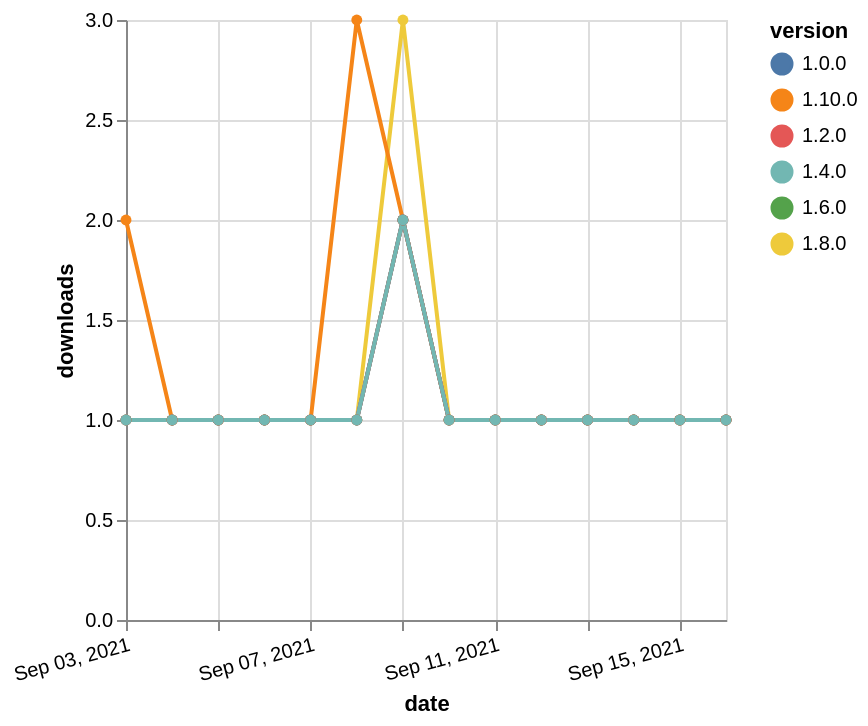

The Vega-Lite source for this figure:
### Vega-Lite specification from a JSON file in a GitHub repository (floating-point values rounded to 4 significant figures)
{"$schema": "https://vega.github.io/schema/vega-lite/v5.json", "description": "A simple bar chart with embedded data.", "data": {"values": [{"date": "2021-09-03", "total": 163, "delta": 1, "version": "1.6.0"}, {"date": "2021-09-04", "total": 164, "delta": 1, "version": "1.6.0"}, {"date": "2021-09-05", "total": 165, "delta": 1, "version": "1.6.0"}, {"date": "2021-09-06", "total": 166, "delta": 1, "version": "1.6.0"}, {"date": "2021-09-07", "total": 167, "delta": 1, "version": "1.6.0"}, {"date": "2021-09-08", "total": 168, "delta": 1, "version": "1.6.0"}, {"date": "2021-09-09", "total": 170, "delta": 2, "version": "1.6.0"}, {"date": "2021-09-10", "total": 171, "delta": 1, "version": "1.6.0"}, {"date": "2021-09-11", "total": 172, "delta": 1, "version": "1.6.0"}, {"date": "2021-09-12", "total": 173, "delta": 1, "version": "1.6.0"}, {"date": "2021-09-13", "total": 174, "delta": 1, "version": "1.6.0"}, {"date": "2021-09-14", "total": 175, "delta": 1, "version": "1.6.0"}, {"date": "2021-09-15", "total": 176, "delta": 1, "version": "1.6.0"}, {"date": "2021-09-16", "total": 177, "delta": 1, "version": "1.6.0"}, {"date": "2021-09-03", "total": 198, "delta": 1, "version": "1.8.0"}, {"date": "2021-09-04", "total": 199, "delta": 1, "version": "1.8.0"}, {"date": "2021-09-05", "total": 200, "delta": 1, "version": "1.8.0"}, {"date": "2021-09-06", "total": 201, "delta": 1, "version": "1.8.0"}, {"date": "2021-09-07", "total": 202, "delta": 1, "version": "1.8.0"}, {"date": "2021-09-08", "total": 203, "delta": 1, "version": "1.8.0"}, {"date": "2021-09-09", "total": 206, "delta": 3, "version": "1.8.0"}, {"date": "2021-09-10", "total": 207, "delta": 1, "version": "1.8.0"}, {"date": "2021-09-11", "total": 208, "delta": 1, "version": "1.8.0"}, {"date": "2021-09-12", "total": 209, "delta": 1, "version": "1.8.0"}, {"date": "2021-09-13", "total": 210, "delta": 1, "version": "1.8.0"}, {"date": "2021-09-14", "total": 211, "delta": 1, "version": "1.8.0"}, {"date": "2021-09-15", "total": 212, "delta": 1, "version": "1.8.0"}, {"date": "2021-09-16", "total": 213, "delta": 1, "version": "1.8.0"}, {"date": "2021-09-03", "total": 127, "delta": 2, "version": "1.10.0"}, {"date": "2021-09-04", "total": 128, "delta": 1, "version": "1.10.0"}, {"date": "2021-09-05", "total": 129, "delta": 1, "version": "1.10.0"}, {"date": "2021-09-06", "total": 130, "delta": 1, "version": "1.10.0"}, {"date": "2021-09-07", "total": 131, "delta": 1, "version": "1.10.0"}, {"date": "2021-09-08", "total": 134, "delta": 3, "version": "1.10.0"}, {"date": "2021-09-09", "total": 136, "delta": 2, "version": "1.10.0"}, {"date": "2021-09-10", "total": 137, "delta": 1, "version": "1.10.0"}, {"date": "2021-09-11", "total": 138, "delta": 1, "version": "1.10.0"}, {"date": "2021-09-12", "total": 139, "delta": 1, "version": "1.10.0"}, {"date": "2021-09-13", "total": 140, "delta": 1, "version": "1.10.0"}, {"date": "2021-09-14", "total": 141, "delta": 1, "version": "1.10.0"}, {"date": "2021-09-15", "total": 142, "delta": 1, "version": "1.10.0"}, {"date": "2021-09-16", "total": 143, "delta": 1, "version": "1.10.0"}, {"date": "2021-09-03", "total": 254, "delta": 1, "version": "1.0.0"}, {"date": "2021-09-04", "total": 255, "delta": 1, "version": "1.0.0"}, {"date": "2021-09-05", "total": 256, "delta": 1, "version": "1.0.0"}, {"date": "2021-09-06", "total": 257, "delta": 1, "version": "1.0.0"}, {"date": "2021-09-07", "total": 258, "delta": 1, "version": "1.0.0"}, {"date": "2021-09-08", "total": 259, "delta": 1, "version": "1.0.0"}, {"date": "2021-09-09", "total": 261, "delta": 2, "version": "1.0.0"}, {"date": "2021-09-10", "total": 262, "delta": 1, "version": "1.0.0"}, {"date": "2021-09-11", "total": 263, "delta": 1, "version": "1.0.0"}, {"date": "2021-09-12", "total": 264, "delta": 1, "version": "1.0.0"}, {"date": "2021-09-13", "total": 265, "delta": 1, "version": "1.0.0"}, {"date": "2021-09-14", "total": 266, "delta": 1, "version": "1.0.0"}, {"date": "2021-09-15", "total": 267, "delta": 1, "version": "1.0.0"}, {"date": "2021-09-16", "total": 268, "delta": 1, "version": "1.0.0"}, {"date": "2021-09-03", "total": 202, "delta": 1, "version": "1.2.0"}, {"date": "2021-09-04", "total": 203, "delta": 1, "version": "1.2.0"}, {"date": "2021-09-05", "total": 204, "delta": 1, "version": "1.2.0"}, {"date": "2021-09-06", "total": 205, "delta": 1, "version": "1.2.0"}, {"date": "2021-09-07", "total": 206, "delta": 1, "version": "1.2.0"}, {"date": "2021-09-08", "total": 207, "delta": 1, "version": "1.2.0"}, {"date": "2021-09-09", "total": 209, "delta": 2, "version": "1.2.0"}, {"date": "2021-09-10", "total": 210, "delta": 1, "version": "1.2.0"}, {"date": "2021-09-11", "total": 211, "delta": 1, "version": "1.2.0"}, {"date": "2021-09-12", "total": 212, "delta": 1, "version": "1.2.0"}, {"date": "2021-09-13", "total": 213, "delta": 1, "version": "1.2.0"}, {"date": "2021-09-14", "total": 214, "delta": 1, "version": "1.2.0"}, {"date": "2021-09-15", "total": 215, "delta": 1, "version": "1.2.0"}, {"date": "2021-09-16", "total": 216, "delta": 1, "version": "1.2.0"}, {"date": "2021-09-03", "total": 195, "delta": 1, "version": "1.4.0"}, {"date": "2021-09-04", "total": 196, "delta": 1, "version": "1.4.0"}, {"date": "2021-09-05", "total": 197, "delta": 1, "version": "1.4.0"}, {"date": "2021-09-06", "total": 198, "delta": 1, "version": "1.4.0"}, {"date": "2021-09-07", "total": 199, "delta": 1, "version": "1.4.0"}, {"date": "2021-09-08", "total": 200, "delta": 1, "version": "1.4.0"}, {"date": "2021-09-09", "total": 202, "delta": 2, "version": "1.4.0"}, {"date": "2021-09-10", "total": 203, "delta": 1, "version": "1.4.0"}, {"date": "2021-09-11", "total": 204, "delta": 1, "version": "1.4.0"}, {"date": "2021-09-12", "total": 205, "delta": 1, "version": "1.4.0"}, {"date": "2021-09-13", "total": 206, "delta": 1, "version": "1.4.0"}, {"date": "2021-09-14", "total": 207, "delta": 1, "version": "1.4.0"}, {"date": "2021-09-15", "total": 208, "delta": 1, "version": "1.4.0"}, {"date": "2021-09-16", "total": 209, "delta": 1, "version": "1.4.0"}]}, "width": "container", "mark": {"type": "line", "point": {"filled": true}}, "encoding": {"x": {"field": "date", "type": "temporal", "timeUnit": "yearmonthdate", "title": "date", "axis": {"labelAngle": -15}}, "y": {"field": "delta", "type": "quantitative", "title": "downloads"}, "color": {"field": "version", "type": "nominal"}, "tooltip": {"field": "delta"}}}
